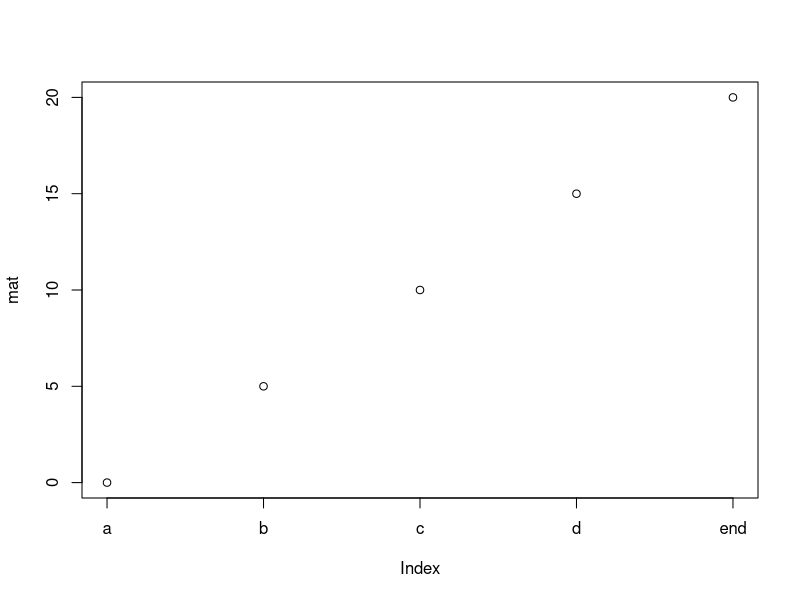

Write the R code that produced this figure.
##########################################################################################################################################

#(주의) ->  순차적으로 코드를 실행하는 것을 권함!

#에러 발생 시 github Finance/R-Finance-Programming 경로에 issue를 남기면 확인

##########################################################################################################################################



### 저수준 그래프 함수

##########################################################################################################################################

### axis 함수

# axis 함수를 이용하면 축에 대한 설정을 할 수 있음.
# 첫 인수는 어느 축인지를 지정하는 것으로 아래쪽 축부터 시계방향으로 1,2,3,4 값을 가짐.
# 다른 인수는 축의 위치, 축눈금의 위치, 라벨 등을 지정.
# plot 함수의 인수 중에 axes = FALSE 로 지정하거나 XY 축 중 특정 축에만 적용할 경우 xaxt='n' 또는 yaxt = 'n'을 지정한 뒤 사용가능.


mat<-c(0,5,10,15,20)
plot(mat, xaxt='n')
lab<-c("a","b","c","d","end")
axis(side=1, at=seq(1,5,1), labels = lab)     # 1 번 축(x축)의 원래 (1,2,3,4,5) 자리 대신에 lab벡터("a","b","c","d","end")를 넣는다는 의미

graphics.off()                    # 그래프 지워주는 함수.


############################################################결과값(print)#################################################################

# 그래프 찍어보기.


##########################################################################################################################################
